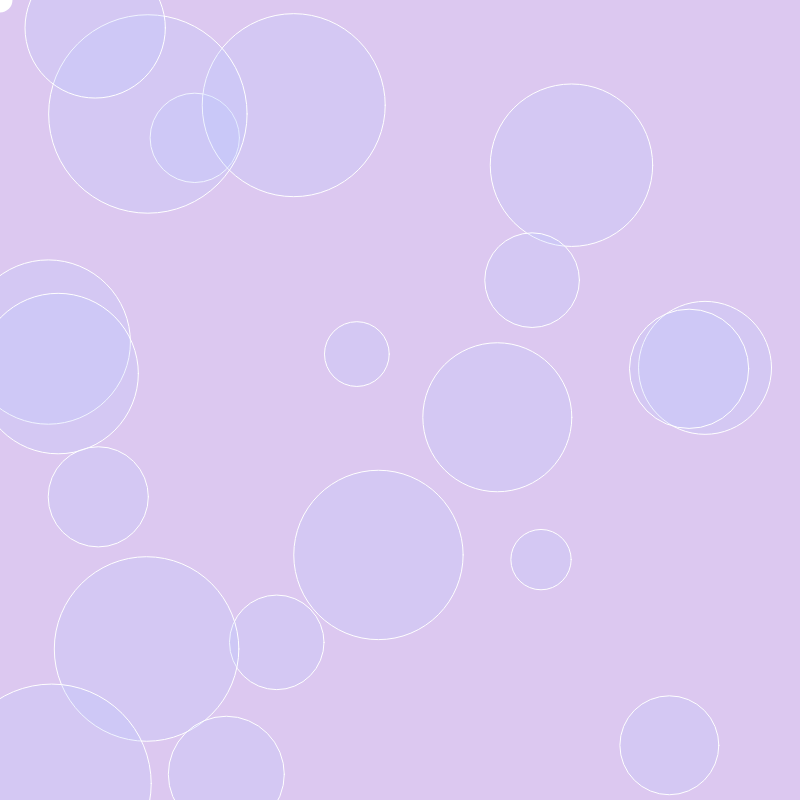
Frame 1 (no input)
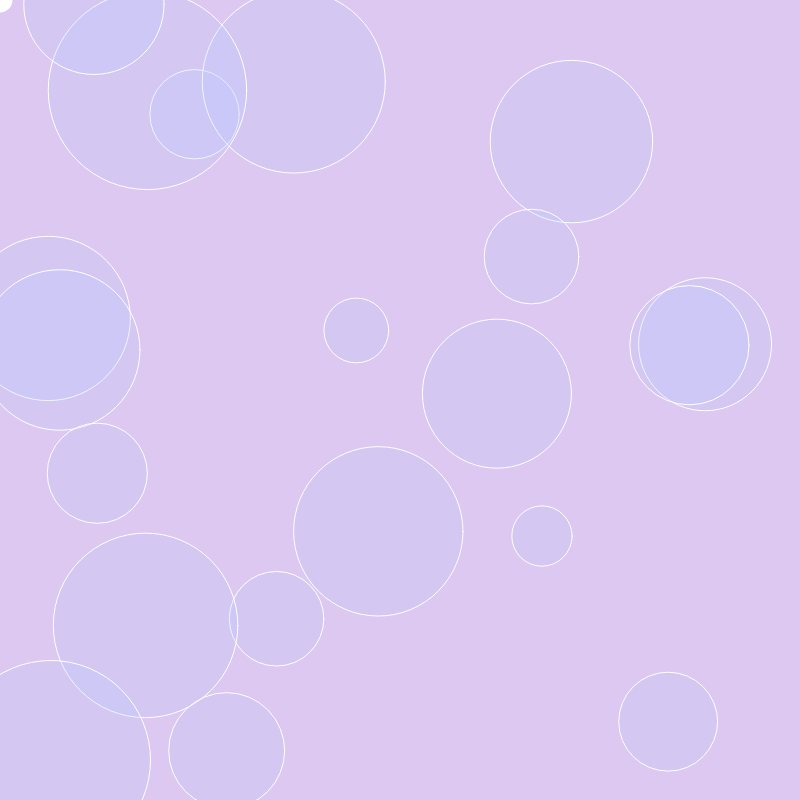
Frame 60 (no input)
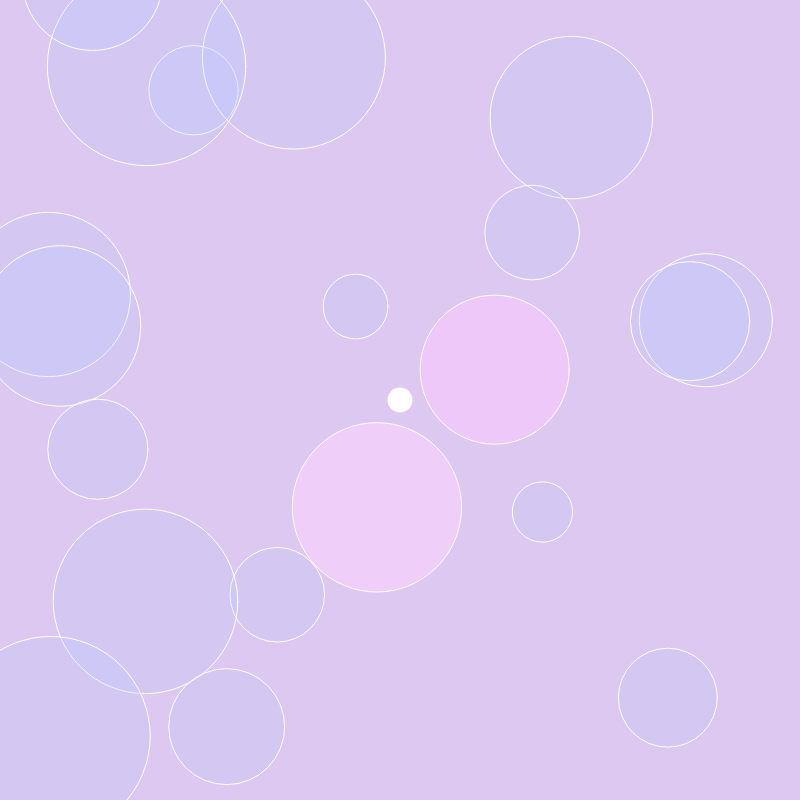
Frame 120 (the mouse pressed at the canvas centre since frame 60)

The p5.js sketch that drew these frames (run headless with seeded random() and noise() and a simulated clock; from frame 60 on, the mouse is pressed at the canvas centre):

// p5.js sketch
// ── sketch.js
let sliderR;
let sliderG;
let sliderB;

let cursor = [];
let circles = [];

// Fix circle error
// in popped for-loop what changes?

function setup() {
  createCanvas(800, 800);
  //smooth();
  sliderR = createSlider(0, 255, 220, 10);
  sliderR.position(0, 800);
  sliderR.style("width", "80px");

  sliderG = createSlider(0, 255, 200, 10);
  sliderG.position(100, 800);
  sliderG.style("width", "80px");

  sliderB = createSlider(0, 255, 240, 10);
  sliderB.position(200, 800);
  sliderB.style("width", "80px");

  for (var i = 0; i < 20; i++) {
    let x = random(width);
    let y = random(height);
    let r = random(50, 200);
    circles.push(new Circle(x, y, r));
  }
}

function mouseDragged() {
  cursor.push(new Cursor(mouseX, mouseY));
}

function mousePressed() {
  for (let i = 0; i < circles.length; i++) {
    circles[i].clicked();
  }
}

function mouseClicked() {
  // When deleing best to count down
  // for (let i = 0; i < circles.length; i++) {
  //   circles[i].popped();
  // }
  console.log('mouseClicked start')
  for (let i = circles.length-1; i >= 0; i--) {
    let item = circles[i];
    let test = item.closeTo(mouseX, mouseY);
    if (test) {
      console.log('closeTo i', i);
      circles.splice(i, 1);
    }
  }
}

function draw() {
  let valR = sliderR.value();
  let valG = sliderG.value();
  let valB = sliderB.value();

  background(valR, valG, valB);

  //cursor
  noStroke();
  fill(255, 255, 255);
  // circle(mouseX, mouseY, 25, 1);
  circle(mouseX, mouseY, 25);

  for (let i = 0; i < circles.length; i++) {
    circles[i].move();
    circles[i].display();
  }

  for (let i2 = 0; i2 < cursor.length; i2++) {
    cursor[i2].display();
    if (cursor.length > 5) {
      cursor.splice(i2, 1);
    }
  }
}

class Cursor {
  constructor(x, y) {
    this.x = x;
    this.y = y;
    this.col = color(255, 25);
  }

  display() {
    stroke(255);
    fill(this.col);
    ellipse(this.x, this.y, 20, 20);
  }
}

class Circle {
  constructor(x, y, r) {
    this.x = x;
    this.y = y;
    this.r = r;
    this.col = color(180, 200, 255, 50);
    //fill(valR, valG, valB);
  }

  display() {
    stroke(255);
    fill(this.col);
    ellipse(this.x, this.y, this.r, this.r);
  }

  move() {
    this.x = this.x + random(-0.2, 0.2);

    this.y = this.y - 0.4;
    if (this.y + this.r <= 0) {
      this.y = height;
    }
  }

  clicked() {
    let d = dist(mouseX, mouseY, this.x, this.y);
    // if (d < this.y) {
    if (d < this.r) {
      this.col = color(240, random(200, 255), 250, 250);
    }
  }
  
  closeTo(px, py) {
    let d = dist(mouseX, mouseY, this.x, this.y);
    return d < this.r;
  }
  
  popped() {
    let d = dist(mouseX, mouseY, this.x, this.y);
    // What changes in this loop?
    for (var i = 0; i < circles.length; i++) {
      if (d < this.r / 2) {
        circles.splice(i, 1);
      }
    }
  }
}

// https://editor.p5js.org/jht1493/sketches/VUtYxjP7S
// Slider_hue_circles_cursorLimited_pop Martha closeTo

// https://editor.p5js.org/jht1493/sketches/6Oneew7P0
// Slider_hue_circles_cursorLimited_pop Martha
